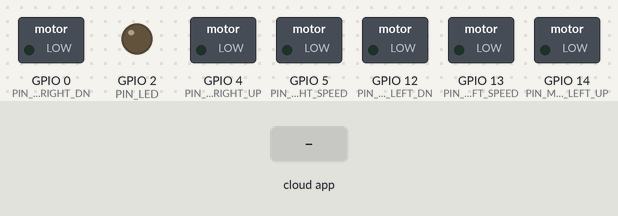
This sketch was run on a simulated ESP8266 (Wemos D1 mini). On the bench: switched loads named in the sketch (green lamp = pin HIGH), output pins drawn as LEDs (lit = HIGH). Inputs (shaded band) come from the test bench. EEPROM starts erased; the RemoteXY app is connected.

Above: at 1.2 s.
1.3 s: the phone or cloud app sets joystick_1_x to -100
At 2.5 s:
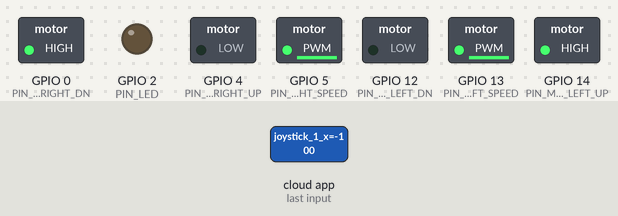
2.8 s: the phone or cloud app sets joystick_1_y to -100
At 4.5 s:
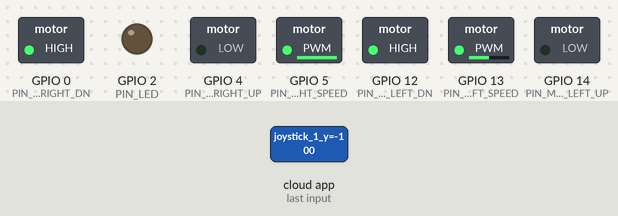
4.8 s: the phone or cloud app sets adjust to 100
At 5.3 s:
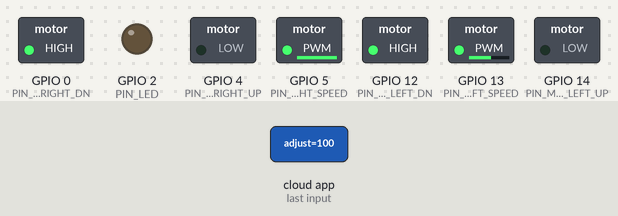
6.3 s: the phone or cloud app sets joystick_1_x to 0
At 7.5 s:
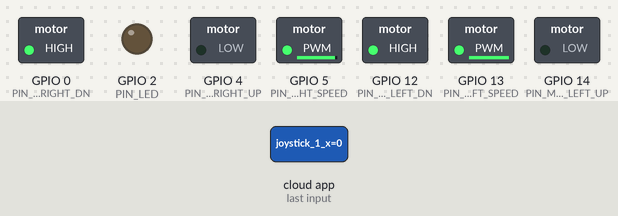
7.8 s: the phone or cloud app sets joystick_1_y to 100
At 9.5 s:
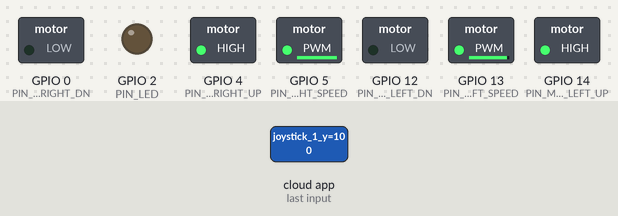
9.8 s: the phone or cloud app sets joystick_1_x to 100
At 10.3 s:
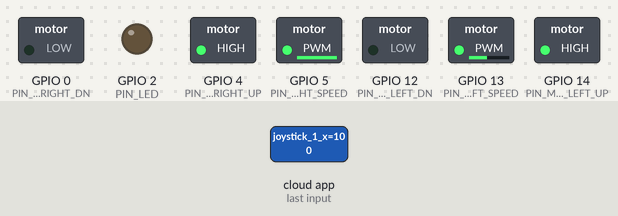
Timing chart, 0 to 12.3 s (numbered marks = the images above; inputs shaded):
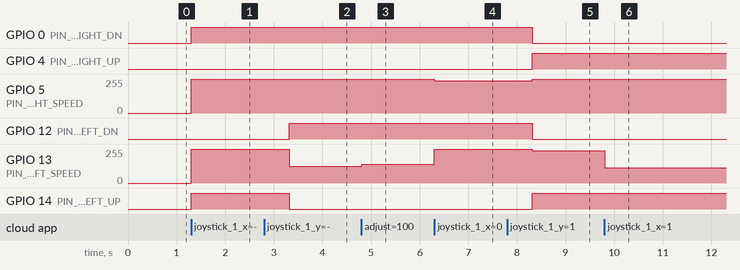

The sketch:

inaba20230806.ino
```cpp
// (licence header left out)
//////////////////////////////////////////////
//        RemoteXY include library          //
//////////////////////////////////////////////

// RemoteXY select connection mode and include library
#define REMOTEXY_MODE__ESP8266WIFI_LIB_POINT
#include <ESP8266WiFi.h>

#include <RemoteXY.h>

// RemoteXY connection settings
#define REMOTEXY_WIFI_SSID "INABA02"
#define REMOTEXY_WIFI_PASSWORD "12345678"
#define REMOTEXY_SERVER_PORT 6377

// RemoteXY configurate
#pragma pack(push, 1)
uint8_t RemoteXY_CONF[] =   // 52 bytes
  { 255,3,0,13,0,45,0,16,31,1,5,37,4,42,51,51,2,26,31,66,
  1,48,6,7,16,2,26,66,1,7,5,7,16,2,26,67,4,17,5,29,
  5,2,26,11,4,160,19,14,24,7,6,26 };

// this structure defines all the variables and events of your control interface
struct {

    // input variables
  int8_t joystick_1_x; // from -100 to 100
  int8_t joystick_1_y; // from -100 to 100
  int8_t adjust; // =-100..100 slider position

    // output variables
  int8_t level_right; // =0..100 level position
  int8_t level_left; // =0..100 level position
  char text_1[11];  // string UTF8 end zero

    // other variable
  uint8_t connect_flag;  // =1 if wire connected, else =0

} RemoteXY;
#pragma pack(pop)

/////////////////////////////////////////////
//           END RemoteXY include          //
/////////////////////////////////////////////

#include <EEPROM.h>

// ビルド設定
// ボードタイプ WEMOS D1 R2 & mini
// 通信速度 115200
// CPU速度 160MHz
ADC_MODE(ADC_VCC);

/* defined the right motor control pins */
#define PIN_MOTOR_RIGHT_SPEED 5 // ENA オレンジ
#define PIN_MOTOR_RIGHT_UP 4  // IN1 黄
#define PIN_MOTOR_RIGHT_DN 0  // IN2　緑

/* defined the left motor control pins */
#define PIN_MOTOR_LEFT_UP 14 // IN3　青
#define PIN_MOTOR_LEFT_DN 12 // IN4　紫
#define PIN_MOTOR_LEFT_SPEED 13 // ENB　灰

/* defined the LED pin */
#define PIN_LED 2

/* defined two arrays with a list of pins for each motor */
unsigned char RightMotor[3] =
  {PIN_MOTOR_RIGHT_UP, PIN_MOTOR_RIGHT_DN, PIN_MOTOR_RIGHT_SPEED};
unsigned char LeftMotor[3] =
  {PIN_MOTOR_LEFT_UP, PIN_MOTOR_LEFT_DN, PIN_MOTOR_LEFT_SPEED};

// EEPROM保存データ
#define MAGIC_NO (0x12345678L)
struct {
  unsigned long magic_no;
  int8_t adjust; // モータ左右バランス調整
} eeprom_data;

/*
   speed control of the motor
   motor - pointer to an array of pins
   v - motor speed can be set from -100 to 100
*/
// vを-100～+100の間に収める
int normalize (int v)
{
  if (v>100) v=100;
  if (v<-100) v=-100;
  return v;
}
void Wheel (unsigned char * motor, int v)
{
  //Serial.printf("%d %d %d\n", motor[0], motor[1], motor[2]);
  v = normalize(v);
  if (v>0) {
    digitalWrite(motor[0], HIGH);
    digitalWrite(motor[1], LOW);
    analogWrite(motor[2], v*2.55);
  }
  else if (v<0) {
    digitalWrite(motor[0], LOW);
    digitalWrite(motor[1], HIGH);
    analogWrite(motor[2], (-v)*2.55);
  }
  else {
    digitalWrite(motor[0], LOW);
    digitalWrite(motor[1], LOW);
    analogWrite(motor[2], 0);
  }
}

// ジョイスティックコントロール
#define STOP 0
#define FORWARD 1
#define BACK 2
#define RIGHT 3
#define LEFT 4
#define DELAY 5
int control_xy( int x, int y)
{
  static int delay = 0;
  static int state = 0; // 0:stop, 1:Forward, 2:Back, 3:(Turn)Right, 4:(Turn)Left, 5:delay
  static int old_state = 0;
  static unsigned long t = 0;
  int d=0;

  if (t != 0){
    d = millis() - t; // 前回の呼び出しからの経過時間(ミリ秒)
  }
  t = millis(); // 現在時刻

  if ( state == DELAY ){
    delay -= d; // 待機時間減算
    if ( delay > 0 ){
      // 待機時間中はモーターを止める
      //Wheel (RightMotor, 0);
      //Wheel (LeftMotor, 0);
      //sprintf(RemoteXY.text_3, "**DELAY**\n");
      return state;
    }
    //sprintf(RemoteXY.text_3, "\n");
    // 待機期間終了
    state = old_state;
  }

  // ジョイスティック指示
  if ( x == 0 && y == 0){
    // ジョイスティックを手放した状態
    state = STOP;
  }
  else{
    if ( y > 30 /*&& abs(x) < 90*/ ){
      state = FORWARD;
    }
    else if ( y < -30 /*&& abs(x) < 90*/ ){
      state = BACK;
    }
    else{
      if (x > 20 ){
        state = RIGHT;
      }
      else if ( x < -20 ){
        state = LEFT;
      }
      else{
        // 微妙なところはモーターだけ止める
        Wheel (RightMotor, 0);
        Wheel (LeftMotor, 0);
        return state;
      }
    }
  }
  if ( old_state != state && state != STOP && old_state != STOP){
    // 動作が切り替わるときに0.5秒の待機期間を設ける
    delay = 500;
    old_state = state;
    state = DELAY;
    return state;
  }

  // モーターバランス調整パラメータ
  // eeprom_data.adjust -100 .. +100
  x += (eeprom_data.adjust / 10);
  switch(state){
    case 0: // stop
      delay = 0;
      Wheel (RightMotor, 0);
      Wheel (LeftMotor, 0);
      break;
    case FORWARD:
    case BACK:
      Wheel (RightMotor, y + x/2); // ジョイスティックx方向の影響度を小さくする（曲がりにくい）
      Wheel (LeftMotor, y - x/2);
      break;
    case LEFT:
    case RIGHT:
      Wheel (RightMotor, (y + x) );// 旋回速度を落とす
      Wheel (LeftMotor, (y - x) );
      break;
  }
  old_state = state;
  return state;
}

void setup()
{
  Serial.begin(115200);

  /* initialization pins */
  pinMode (PIN_MOTOR_RIGHT_UP, OUTPUT);
  pinMode (PIN_MOTOR_RIGHT_DN, OUTPUT);
  pinMode (PIN_MOTOR_LEFT_UP, OUTPUT);
  pinMode (PIN_MOTOR_LEFT_DN, OUTPUT);
  pinMode (PIN_LED, OUTPUT);

  RemoteXY_Init();

  RemoteXY.level_right = 50;
  RemoteXY.level_left = 50;

  // EEPROM初期化
  EEPROM.begin(sizeof(eeprom_data));
  EEPROM.get(0, eeprom_data);
  if (eeprom_data.magic_no != MAGIC_NO){
    // 保存値を初期化する
    eeprom_data.magic_no = MAGIC_NO;
    eeprom_data.adjust = 0; //center
    EEPROM.put(0, eeprom_data); // EEPROMを更新する
    EEPROM.commit();
  }
  // EEPROMに保存されている値でUIを更新する
  RemoteXY.adjust = eeprom_data.adjust;
}

const char* txt [] = {
  "STOP","FORWARD", "BACK", "RIGHT", "LEFT", "DELAY"
};

void loop()
{
  RemoteXY_Handler ();

  if (RemoteXY.adjust != eeprom_data.adjust){
    eeprom_data.adjust = RemoteXY.adjust;
    EEPROM.put(0, eeprom_data); // EEPROMを更新する
    EEPROM.commit();
  }
  int state = control_xy(RemoteXY.joystick_1_x, RemoteXY.joystick_1_y);
  sprintf(RemoteXY.text_1, "%s", txt[state]);

  RemoteXY.level_left = 50 + normalize(RemoteXY.joystick_1_y + RemoteXY.joystick_1_x) / 2;
  RemoteXY.level_right = 50 + normalize(RemoteXY.joystick_1_y - RemoteXY.joystick_1_x) / 2;


  // TODO you loop code
  // use the RemoteXY structure for data transfer
  // do not call delay()

  // 電源電圧を取得します。
  /*
  int v3 = ESP.getVcc();
  int t1 = 0, t2 = 0;
  if (t1 == 0){
    t1 = millis();
  }
  else{
    t2 = millis();
    if ( t2 - t1 > 1000){
      t1 = 0;
      v3 = ESP.getVcc();
    }
  }
  */

  //sprintf(RemoteXY.text_1, "%5d mv", v3);
  //printf("%5d mv\n", v3);
  //Serial.printf("%5d mv\n", v3);


}
```

Measured:
- after the input at 1.3 s, GPIO 0 (PIN_MOTOR_RIGHT_DN), GPIO 14 (PIN_MOTOR_LEFT_UP): LOW → HIGH at once; GPIO 5 (PIN_MOTOR_RIGHT_SPEED), GPIO 13 (PIN_MOTOR_LEFT_SPEED): 0/255 → 254/255 at once
- after the input at 2.8 s, GPIO 12 (PIN_MOTOR_LEFT_DN): LOW → HIGH after 0.51 s; GPIO 13 (PIN_MOTOR_LEFT_SPEED): 254/255 → 127/255 after 0.51 s; GPIO 14 (PIN_MOTOR_LEFT_UP): HIGH → LOW after 0.51 s
- after the input at 4.8 s, GPIO 13 (PIN_MOTOR_LEFT_SPEED): 127/255 → 140/255 at once
- after the input at 6.3 s, GPIO 5 (PIN_MOTOR_RIGHT_SPEED): 254/255 → 242/255 at once; GPIO 13 (PIN_MOTOR_LEFT_SPEED): 140/255 → 254/255 at once
- after the input at 7.8 s, GPIO 0 (PIN_MOTOR_RIGHT_DN), GPIO 12 (PIN_MOTOR_LEFT_DN): HIGH → LOW after 0.51 s; GPIO 4 (PIN_MOTOR_RIGHT_UP), GPIO 14 (PIN_MOTOR_LEFT_UP): LOW → HIGH after 0.51 s; GPIO 5 (PIN_MOTOR_RIGHT_SPEED): 242/255 → 254/255 after 0.51 s; GPIO 13 (PIN_MOTOR_LEFT_SPEED): 254/255 → 242/255 after 0.51 s
- after the input at 9.8 s, GPIO 13 (PIN_MOTOR_LEFT_SPEED): 242/255 → 114/255 at once
